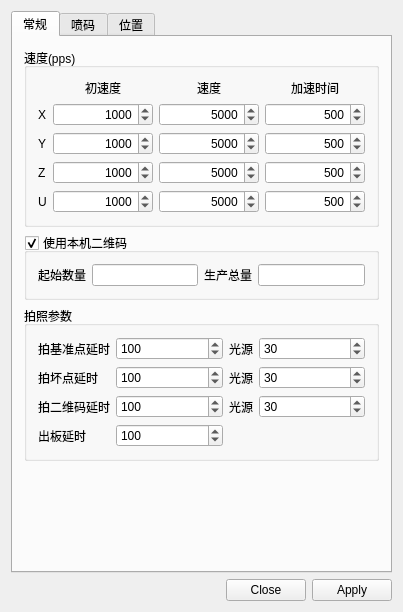
<?xml version="1.0" encoding="UTF-8"?>
<ui version="4.0">
 <class>RunParams</class>
 <widget class="QWidget" name="RunParams">
  <property name="geometry">
   <rect>
    <x>0</x>
    <y>0</y>
    <width>403</width>
    <height>612</height>
   </rect>
  </property>
  <property name="windowTitle">
   <string>运行参数</string>
  </property>
  <layout class="QVBoxLayout" name="verticalLayout">
   <item>
    <widget class="QTabWidget" name="tabWidget">
     <property name="currentIndex">
      <number>0</number>
     </property>
     <widget class="QWidget" name="tab">
      <attribute name="title">
       <string>常规</string>
      </attribute>
      <layout class="QVBoxLayout" name="verticalLayout_2" stretch="0,0,0,1">
       <item>
        <widget class="QGroupBox" name="groupBox">
         <property name="title">
          <string>速度(pps)</string>
         </property>
         <layout class="QGridLayout" name="gridLayout" columnstretch="0,1,1,1">
          <item row="0" column="1">
           <widget class="QLabel" name="label_12">
            <property name="text">
             <string>初速度</string>
            </property>
            <property name="alignment">
             <set>Qt::AlignCenter</set>
            </property>
           </widget>
          </item>
          <item row="0" column="2">
           <widget class="QLabel" name="label_15">
            <property name="text">
             <string>速度</string>
            </property>
            <property name="alignment">
             <set>Qt::AlignCenter</set>
            </property>
           </widget>
          </item>
          <item row="0" column="3">
           <widget class="QLabel" name="label_16">
            <property name="text">
             <string>加速时间</string>
            </property>
            <property name="alignment">
             <set>Qt::AlignCenter</set>
            </property>
           </widget>
          </item>
          <item row="1" column="0">
           <widget class="QLabel" name="label_21">
            <property name="text">
             <string>X</string>
            </property>
           </widget>
          </item>
          <item row="1" column="1">
           <widget class="QSpinBox" name="spinBox">
            <property name="alignment">
             <set>Qt::AlignRight|Qt::AlignTrailing|Qt::AlignVCenter</set>
            </property>
            <property name="minimum">
             <number>100</number>
            </property>
            <property name="maximum">
             <number>400000</number>
            </property>
            <property name="singleStep">
             <number>100</number>
            </property>
            <property name="value">
             <number>1000</number>
            </property>
           </widget>
          </item>
          <item row="1" column="2">
           <widget class="QSpinBox" name="spinBox_2">
            <property name="alignment">
             <set>Qt::AlignRight|Qt::AlignTrailing|Qt::AlignVCenter</set>
            </property>
            <property name="minimum">
             <number>100</number>
            </property>
            <property name="maximum">
             <number>400000</number>
            </property>
            <property name="singleStep">
             <number>100</number>
            </property>
            <property name="value">
             <number>5000</number>
            </property>
           </widget>
          </item>
          <item row="2" column="0">
           <widget class="QLabel" name="label_18">
            <property name="text">
             <string>Y</string>
            </property>
           </widget>
          </item>
          <item row="2" column="1">
           <widget class="QSpinBox" name="spinBox_4">
            <property name="alignment">
             <set>Qt::AlignRight|Qt::AlignTrailing|Qt::AlignVCenter</set>
            </property>
            <property name="minimum">
             <number>100</number>
            </property>
            <property name="maximum">
             <number>400000</number>
            </property>
            <property name="singleStep">
             <number>100</number>
            </property>
            <property name="value">
             <number>1000</number>
            </property>
           </widget>
          </item>
          <item row="2" column="2">
           <widget class="QSpinBox" name="spinBox_5">
            <property name="alignment">
             <set>Qt::AlignRight|Qt::AlignTrailing|Qt::AlignVCenter</set>
            </property>
            <property name="minimum">
             <number>1000</number>
            </property>
            <property name="maximum">
             <number>400000</number>
            </property>
            <property name="singleStep">
             <number>100</number>
            </property>
            <property name="value">
             <number>5000</number>
            </property>
           </widget>
          </item>
          <item row="3" column="0">
           <widget class="QLabel" name="label_19">
            <property name="text">
             <string>Z</string>
            </property>
           </widget>
          </item>
          <item row="3" column="1">
           <widget class="QSpinBox" name="spinBox_7">
            <property name="alignment">
             <set>Qt::AlignRight|Qt::AlignTrailing|Qt::AlignVCenter</set>
            </property>
            <property name="minimum">
             <number>100</number>
            </property>
            <property name="maximum">
             <number>400000</number>
            </property>
            <property name="singleStep">
             <number>100</number>
            </property>
            <property name="value">
             <number>1000</number>
            </property>
           </widget>
          </item>
          <item row="3" column="2">
           <widget class="QSpinBox" name="spinBox_8">
            <property name="alignment">
             <set>Qt::AlignRight|Qt::AlignTrailing|Qt::AlignVCenter</set>
            </property>
            <property name="minimum">
             <number>1000</number>
            </property>
            <property name="maximum">
             <number>400000</number>
            </property>
            <property name="singleStep">
             <number>100</number>
            </property>
            <property name="value">
             <number>5000</number>
            </property>
           </widget>
          </item>
          <item row="4" column="0">
           <widget class="QLabel" name="label_20">
            <property name="text">
             <string>U</string>
            </property>
           </widget>
          </item>
          <item row="4" column="1">
           <widget class="QSpinBox" name="spinBox_10">
            <property name="alignment">
             <set>Qt::AlignRight|Qt::AlignTrailing|Qt::AlignVCenter</set>
            </property>
            <property name="minimum">
             <number>100</number>
            </property>
            <property name="maximum">
             <number>400000</number>
            </property>
            <property name="singleStep">
             <number>100</number>
            </property>
            <property name="value">
             <number>1000</number>
            </property>
           </widget>
          </item>
          <item row="4" column="2">
           <widget class="QSpinBox" name="spinBox_11">
            <property name="alignment">
             <set>Qt::AlignRight|Qt::AlignTrailing|Qt::AlignVCenter</set>
            </property>
            <property name="minimum">
             <number>1000</number>
            </property>
            <property name="maximum">
             <number>400000</number>
            </property>
            <property name="singleStep">
             <number>100</number>
            </property>
            <property name="value">
             <number>5000</number>
            </property>
           </widget>
          </item>
          <item row="1" column="3">
           <widget class="QSpinBox" name="spinBox_3">
            <property name="alignment">
             <set>Qt::AlignRight|Qt::AlignTrailing|Qt::AlignVCenter</set>
            </property>
            <property name="maximum">
             <number>2000</number>
            </property>
            <property name="singleStep">
             <number>10</number>
            </property>
            <property name="value">
             <number>500</number>
            </property>
           </widget>
          </item>
          <item row="2" column="3">
           <widget class="QSpinBox" name="spinBox_6">
            <property name="alignment">
             <set>Qt::AlignRight|Qt::AlignTrailing|Qt::AlignVCenter</set>
            </property>
            <property name="maximum">
             <number>2000</number>
            </property>
            <property name="singleStep">
             <number>10</number>
            </property>
            <property name="value">
             <number>500</number>
            </property>
           </widget>
          </item>
          <item row="3" column="3">
           <widget class="QSpinBox" name="spinBox_9">
            <property name="alignment">
             <set>Qt::AlignRight|Qt::AlignTrailing|Qt::AlignVCenter</set>
            </property>
            <property name="maximum">
             <number>2000</number>
            </property>
            <property name="singleStep">
             <number>10</number>
            </property>
            <property name="value">
             <number>500</number>
            </property>
           </widget>
          </item>
          <item row="4" column="3">
           <widget class="QSpinBox" name="spinBox_12">
            <property name="alignment">
             <set>Qt::AlignRight|Qt::AlignTrailing|Qt::AlignVCenter</set>
            </property>
            <property name="maximum">
             <number>2000</number>
            </property>
            <property name="singleStep">
             <number>10</number>
            </property>
            <property name="value">
             <number>500</number>
            </property>
           </widget>
          </item>
         </layout>
        </widget>
       </item>
       <item>
        <widget class="QGroupBox" name="groupBox_3">
         <property name="enabled">
          <bool>true</bool>
         </property>
         <property name="title">
          <string>使用本机二维码</string>
         </property>
         <property name="checkable">
          <bool>true</bool>
         </property>
         <property name="checked">
          <bool>true</bool>
         </property>
         <layout class="QGridLayout" name="gridLayout_3">
          <item row="0" column="0" colspan="2">
           <layout class="QHBoxLayout" name="horizontalLayout_6">
            <item>
             <widget class="QLabel" name="label_42">
              <property name="text">
               <string>起始数量</string>
              </property>
             </widget>
            </item>
            <item>
             <widget class="QLineEdit" name="lineEdit_17">
              <property name="maxLength">
               <number>9999</number>
              </property>
             </widget>
            </item>
            <item>
             <widget class="QLabel" name="label_36">
              <property name="text">
               <string>生产总量</string>
              </property>
             </widget>
            </item>
            <item>
             <widget class="QLineEdit" name="lineEdit_14"/>
            </item>
           </layout>
          </item>
         </layout>
        </widget>
       </item>
       <item>
        <widget class="QGroupBox" name="groupBox_6">
         <property name="title">
          <string>拍照参数</string>
         </property>
         <layout class="QGridLayout" name="gridLayout_7" columnstretch="0,1,0,1">
          <item row="0" column="0">
           <widget class="QLabel" name="label_32">
            <property name="text">
             <string>拍基准点延时</string>
            </property>
           </widget>
          </item>
          <item row="0" column="1">
           <widget class="QSpinBox" name="spinBox_18">
            <property name="maximum">
             <number>2000</number>
            </property>
            <property name="value">
             <number>100</number>
            </property>
           </widget>
          </item>
          <item row="2" column="1">
           <widget class="QSpinBox" name="spinBox_20">
            <property name="maximum">
             <number>2000</number>
            </property>
            <property name="value">
             <number>100</number>
            </property>
           </widget>
          </item>
          <item row="1" column="0">
           <widget class="QLabel" name="label_33">
            <property name="text">
             <string>拍坏点延时</string>
            </property>
           </widget>
          </item>
          <item row="2" column="0">
           <widget class="QLabel" name="label_34">
            <property name="text">
             <string>拍二维码延时</string>
            </property>
           </widget>
          </item>
          <item row="1" column="1">
           <widget class="QSpinBox" name="spinBox_19">
            <property name="maximum">
             <number>2000</number>
            </property>
            <property name="value">
             <number>100</number>
            </property>
           </widget>
          </item>
          <item row="1" column="2">
           <widget class="QLabel" name="label_40">
            <property name="text">
             <string>光源</string>
            </property>
           </widget>
          </item>
          <item row="0" column="3">
           <widget class="QSpinBox" name="spinBox_21">
            <property name="maximum">
             <number>100</number>
            </property>
            <property name="value">
             <number>30</number>
            </property>
           </widget>
          </item>
          <item row="2" column="2">
           <widget class="QLabel" name="label_41">
            <property name="text">
             <string>光源</string>
            </property>
           </widget>
          </item>
          <item row="1" column="3">
           <widget class="QSpinBox" name="spinBox_22">
            <property name="maximum">
             <number>100</number>
            </property>
            <property name="value">
             <number>30</number>
            </property>
           </widget>
          </item>
          <item row="0" column="2">
           <widget class="QLabel" name="label_39">
            <property name="text">
             <string>光源</string>
            </property>
           </widget>
          </item>
          <item row="2" column="3">
           <widget class="QSpinBox" name="spinBox_23">
            <property name="maximum">
             <number>100</number>
            </property>
            <property name="value">
             <number>30</number>
            </property>
           </widget>
          </item>
          <item row="3" column="0">
           <widget class="QLabel" name="label_50">
            <property name="text">
             <string>出板延时</string>
            </property>
           </widget>
          </item>
          <item row="3" column="1">
           <widget class="QSpinBox" name="spinBox_24">
            <property name="maximum">
             <number>5000</number>
            </property>
            <property name="value">
             <number>100</number>
            </property>
           </widget>
          </item>
         </layout>
        </widget>
       </item>
       <item>
        <widget class="QLabel" name="label_2">
         <property name="sizePolicy">
          <sizepolicy hsizetype="Preferred" vsizetype="Ignored">
           <horstretch>0</horstretch>
           <verstretch>0</verstretch>
          </sizepolicy>
         </property>
        </widget>
       </item>
      </layout>
     </widget>
     <widget class="QWidget" name="tab_3">
      <attribute name="title">
       <string>喷码</string>
      </attribute>
      <layout class="QVBoxLayout" name="verticalLayout_3" stretch="0,0,0,0,1">
       <item>
        <widget class="QGroupBox" name="groupBox_2">
         <property name="title">
          <string>喷码</string>
         </property>
         <layout class="QGridLayout" name="gridLayout_2">
          <item row="0" column="1">
           <widget class="QLabel" name="label_17">
            <property name="text">
             <string>速度</string>
            </property>
            <property name="alignment">
             <set>Qt::AlignCenter</set>
            </property>
           </widget>
          </item>
          <item row="0" column="0">
           <widget class="QLabel" name="label_13">
            <property name="text">
             <string>初速度</string>
            </property>
            <property name="alignment">
             <set>Qt::AlignCenter</set>
            </property>
           </widget>
          </item>
          <item row="1" column="0">
           <widget class="QSpinBox" name="spinBox_13">
            <property name="alignment">
             <set>Qt::AlignRight|Qt::AlignTrailing|Qt::AlignVCenter</set>
            </property>
            <property name="minimum">
             <number>100</number>
            </property>
            <property name="maximum">
             <number>400000</number>
            </property>
            <property name="singleStep">
             <number>100000</number>
            </property>
            <property name="value">
             <number>100</number>
            </property>
           </widget>
          </item>
          <item row="4" column="0" colspan="3">
           <layout class="QHBoxLayout" name="horizontalLayout_3" stretch="1,1,0,0">
            <item>
             <widget class="QLabel" name="label_6">
              <property name="text">
               <string>喷码前延时</string>
              </property>
             </widget>
            </item>
            <item>
             <widget class="QSpinBox" name="spinBox_16">
              <property name="maximum">
               <number>50000</number>
              </property>
             </widget>
            </item>
            <item>
             <widget class="QLabel" name="label_29">
              <property name="text">
               <string>同步器分频</string>
              </property>
             </widget>
            </item>
            <item>
             <widget class="QDoubleSpinBox" name="doubleSpinBox_2">
              <property name="maximum">
               <double>1000.000000000000000</double>
              </property>
              <property name="value">
               <double>40.000000000000000</double>
              </property>
             </widget>
            </item>
           </layout>
          </item>
          <item row="2" column="0" colspan="3">
           <layout class="QHBoxLayout" name="horizontalLayout" stretch="0,1,0,1">
            <item>
             <widget class="QLabel" name="label">
              <property name="text">
               <string>喷码行程</string>
              </property>
             </widget>
            </item>
            <item>
             <widget class="QLineEdit" name="lineEdit">
              <property name="text">
               <string>10000</string>
              </property>
             </widget>
            </item>
            <item>
             <widget class="QLabel" name="label_9">
              <property name="text">
               <string>角度补偿</string>
              </property>
             </widget>
            </item>
            <item>
             <widget class="QDoubleSpinBox" name="doubleSpinBox">
              <property name="minimum">
               <double>-180.000000000000000</double>
              </property>
              <property name="maximum">
               <double>180.000000000000000</double>
              </property>
             </widget>
            </item>
           </layout>
          </item>
          <item row="3" column="0" colspan="3">
           <layout class="QHBoxLayout" name="horizontalLayout_4" stretch="0,0,0,0,0">
            <item>
             <widget class="QLabel" name="label_28">
              <property name="text">
               <string>位置</string>
              </property>
             </widget>
            </item>
            <item>
             <widget class="QLabel" name="label_7">
              <property name="text">
               <string>Z</string>
              </property>
             </widget>
            </item>
            <item>
             <widget class="QLineEdit" name="lineEdit_6"/>
            </item>
            <item>
             <widget class="QLabel" name="label_8">
              <property name="text">
               <string>U</string>
              </property>
             </widget>
            </item>
            <item>
             <widget class="QLineEdit" name="lineEdit_7"/>
            </item>
           </layout>
          </item>
          <item row="0" column="2">
           <widget class="QLabel" name="label_22">
            <property name="text">
             <string>加速时间</string>
            </property>
            <property name="alignment">
             <set>Qt::AlignCenter</set>
            </property>
           </widget>
          </item>
          <item row="1" column="2">
           <widget class="QSpinBox" name="spinBox_15">
            <property name="alignment">
             <set>Qt::AlignRight|Qt::AlignTrailing|Qt::AlignVCenter</set>
            </property>
            <property name="maximum">
             <number>2000</number>
            </property>
            <property name="singleStep">
             <number>10</number>
            </property>
            <property name="value">
             <number>500</number>
            </property>
           </widget>
          </item>
          <item row="1" column="1">
           <widget class="QSpinBox" name="spinBox_14">
            <property name="alignment">
             <set>Qt::AlignRight|Qt::AlignTrailing|Qt::AlignVCenter</set>
            </property>
            <property name="minimum">
             <number>100</number>
            </property>
            <property name="maximum">
             <number>400000</number>
            </property>
            <property name="singleStep">
             <number>100000</number>
            </property>
            <property name="value">
             <number>1000</number>
            </property>
           </widget>
          </item>
          <item row="5" column="0" colspan="3">
           <layout class="QHBoxLayout" name="horizontalLayout_2" stretch="0,0,1">
            <item>
             <widget class="QLabel" name="label_10">
              <property name="text">
               <string>运行速度</string>
              </property>
             </widget>
            </item>
            <item>
             <widget class="QSpinBox" name="spinBox_17">
              <property name="alignment">
               <set>Qt::AlignRight|Qt::AlignTrailing|Qt::AlignVCenter</set>
              </property>
              <property name="suffix">
               <string>%</string>
              </property>
              <property name="maximum">
               <number>300</number>
              </property>
              <property name="singleStep">
               <number>10</number>
              </property>
              <property name="value">
               <number>100</number>
              </property>
             </widget>
            </item>
            <item>
             <widget class="QLabel" name="label_30"/>
            </item>
           </layout>
          </item>
         </layout>
        </widget>
       </item>
       <item>
        <widget class="QGroupBox" name="groupBox_7">
         <property name="title">
          <string>坏点信息</string>
         </property>
         <property name="checkable">
          <bool>true</bool>
         </property>
         <property name="checked">
          <bool>false</bool>
         </property>
         <layout class="QHBoxLayout" name="horizontalLayout_5">
          <item>
           <widget class="QLabel" name="label_35">
            <property name="text">
             <string>输出路径</string>
            </property>
           </widget>
          </item>
          <item>
           <widget class="QLineEdit" name="lineEdit_5"/>
          </item>
          <item>
           <widget class="QToolButton" name="toolButton">
            <property name="sizePolicy">
             <sizepolicy hsizetype="Fixed" vsizetype="Preferred">
              <horstretch>0</horstretch>
              <verstretch>0</verstretch>
             </sizepolicy>
            </property>
            <property name="text">
             <string>...</string>
            </property>
           </widget>
          </item>
         </layout>
        </widget>
       </item>
       <item>
        <widget class="QGroupBox" name="groupBox_8">
         <property name="title">
          <string>SFC参数</string>
         </property>
         <layout class="QGridLayout" name="gridLayout_9">
          <item row="0" column="0">
           <widget class="QLabel" name="label_44">
            <property name="text">
             <string>端点</string>
            </property>
           </widget>
          </item>
          <item row="0" column="1">
           <widget class="QLineEdit" name="lineEdit_20"/>
          </item>
          <item row="1" column="0" colspan="2">
           <layout class="QHBoxLayout" name="horizontalLayout_9">
            <item>
             <widget class="QLabel" name="label_46">
              <property name="text">
               <string>线体</string>
              </property>
             </widget>
            </item>
            <item>
             <widget class="QLineEdit" name="lineEdit_21"/>
            </item>
            <item>
             <widget class="QLabel" name="label_51">
              <property name="text">
               <string>调用方式</string>
              </property>
             </widget>
            </item>
            <item>
             <widget class="QComboBox" name="comboBox">
              <item>
               <property name="text">
                <string>Socket</string>
               </property>
              </item>
              <item>
               <property name="text">
                <string>Webservice</string>
               </property>
              </item>
             </widget>
            </item>
           </layout>
          </item>
         </layout>
        </widget>
       </item>
       <item>
        <widget class="QGroupBox" name="groupBox_11">
         <property name="title">
          <string>时间记录</string>
         </property>
         <property name="checked">
          <bool>false</bool>
         </property>
         <layout class="QHBoxLayout" name="horizontalLayout_8">
          <item>
           <widget class="QLabel" name="label_49">
            <property name="text">
             <string>输出路径</string>
            </property>
           </widget>
          </item>
          <item>
           <widget class="QLineEdit" name="lineEdit_24"/>
          </item>
          <item>
           <widget class="QToolButton" name="toolButton_2">
            <property name="sizePolicy">
             <sizepolicy hsizetype="Fixed" vsizetype="Preferred">
              <horstretch>0</horstretch>
              <verstretch>0</verstretch>
             </sizepolicy>
            </property>
            <property name="text">
             <string>...</string>
            </property>
           </widget>
          </item>
         </layout>
        </widget>
       </item>
       <item>
        <widget class="QLabel" name="label_31"/>
       </item>
      </layout>
     </widget>
     <widget class="QWidget" name="tab_2">
      <attribute name="title">
       <string>位置</string>
      </attribute>
      <layout class="QGridLayout" name="gridLayout_6" rowstretch="0,0,1">
       <item row="0" column="0">
        <widget class="QGroupBox" name="groupBox_4">
         <property name="title">
          <string>基准1拍照</string>
         </property>
         <layout class="QGridLayout" name="gridLayout_4">
          <item row="0" column="0">
           <widget class="QLabel" name="label_11">
            <property name="text">
             <string>X</string>
            </property>
           </widget>
          </item>
          <item row="2" column="0">
           <widget class="QLabel" name="label_23">
            <property name="text">
             <string>Z</string>
            </property>
           </widget>
          </item>
          <item row="0" column="1">
           <widget class="QLineEdit" name="lineEdit_8"/>
          </item>
          <item row="2" column="1">
           <widget class="QLineEdit" name="lineEdit_10"/>
          </item>
          <item row="1" column="1">
           <widget class="QLineEdit" name="lineEdit_9"/>
          </item>
          <item row="1" column="0">
           <widget class="QLabel" name="label_14">
            <property name="text">
             <string>Y</string>
            </property>
           </widget>
          </item>
          <item row="3" column="1" alignment="Qt::AlignRight">
           <widget class="QPushButton" name="pushButton">
            <property name="text">
             <string>操作</string>
            </property>
           </widget>
          </item>
         </layout>
        </widget>
       </item>
       <item row="2" column="0">
        <widget class="QLabel" name="label_27"/>
       </item>
       <item row="0" column="1">
        <widget class="QGroupBox" name="groupBox_5">
         <property name="title">
          <string>基准2拍照</string>
         </property>
         <layout class="QGridLayout" name="gridLayout_5">
          <item row="2" column="0">
           <widget class="QLabel" name="label_26">
            <property name="text">
             <string>Z</string>
            </property>
           </widget>
          </item>
          <item row="0" column="0">
           <widget class="QLabel" name="label_24">
            <property name="text">
             <string>X</string>
            </property>
           </widget>
          </item>
          <item row="1" column="0">
           <widget class="QLabel" name="label_25">
            <property name="text">
             <string>Y</string>
            </property>
           </widget>
          </item>
          <item row="0" column="1">
           <widget class="QLineEdit" name="lineEdit_11"/>
          </item>
          <item row="1" column="1">
           <widget class="QLineEdit" name="lineEdit_12"/>
          </item>
          <item row="2" column="1">
           <widget class="QLineEdit" name="lineEdit_13"/>
          </item>
          <item row="3" column="1" alignment="Qt::AlignRight">
           <widget class="QPushButton" name="pushButton_2">
            <property name="text">
             <string>操作</string>
            </property>
           </widget>
          </item>
         </layout>
        </widget>
       </item>
       <item row="1" column="0">
        <widget class="QGroupBox" name="groupBox_9">
         <property name="title">
          <string>位置补偿</string>
         </property>
         <layout class="QFormLayout" name="formLayout">
          <item row="0" column="0">
           <widget class="QLabel" name="label_43">
            <property name="text">
             <string>X</string>
            </property>
           </widget>
          </item>
          <item row="0" column="1">
           <widget class="QLineEdit" name="lineEdit_18"/>
          </item>
          <item row="1" column="0">
           <widget class="QLabel" name="label_45">
            <property name="text">
             <string>Y</string>
            </property>
           </widget>
          </item>
          <item row="1" column="1">
           <widget class="QLineEdit" name="lineEdit_19"/>
          </item>
         </layout>
        </widget>
       </item>
       <item row="1" column="1">
        <widget class="QGroupBox" name="groupBox_10">
         <property name="title">
          <string>治具码拍照</string>
         </property>
         <layout class="QGridLayout" name="gridLayout_10">
          <item row="0" column="1">
           <widget class="QLineEdit" name="lineEdit_22"/>
          </item>
          <item row="0" column="0">
           <widget class="QLabel" name="label_47">
            <property name="text">
             <string>X</string>
            </property>
           </widget>
          </item>
          <item row="1" column="0">
           <widget class="QLabel" name="label_48">
            <property name="text">
             <string>Y</string>
            </property>
           </widget>
          </item>
          <item row="1" column="1">
           <widget class="QLineEdit" name="lineEdit_23"/>
          </item>
          <item row="2" column="1" alignment="Qt::AlignRight">
           <widget class="QPushButton" name="pushButton_4">
            <property name="text">
             <string>操作</string>
            </property>
           </widget>
          </item>
         </layout>
        </widget>
       </item>
      </layout>
     </widget>
    </widget>
   </item>
   <item>
    <widget class="QDialogButtonBox" name="buttonBox">
     <property name="standardButtons">
      <set>QDialogButtonBox::Apply|QDialogButtonBox::Close</set>
     </property>
    </widget>
   </item>
  </layout>
  <action name="actionGetPos">
   <property name="text">
    <string>获取</string>
   </property>
  </action>
  <action name="actionGotoXY">
   <property name="text">
    <string>去到XY</string>
   </property>
  </action>
  <action name="actionGotoZ">
   <property name="text">
    <string>去到Z</string>
   </property>
  </action>
 </widget>
 <layoutdefault spacing="6" margin="11"/>
 <resources/>
 <connections/>
</ui>
